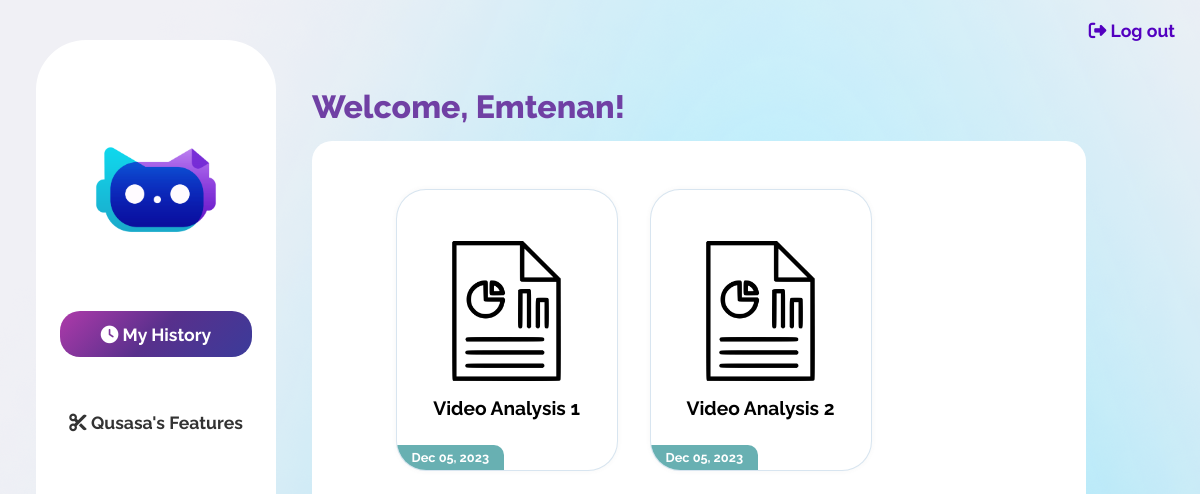
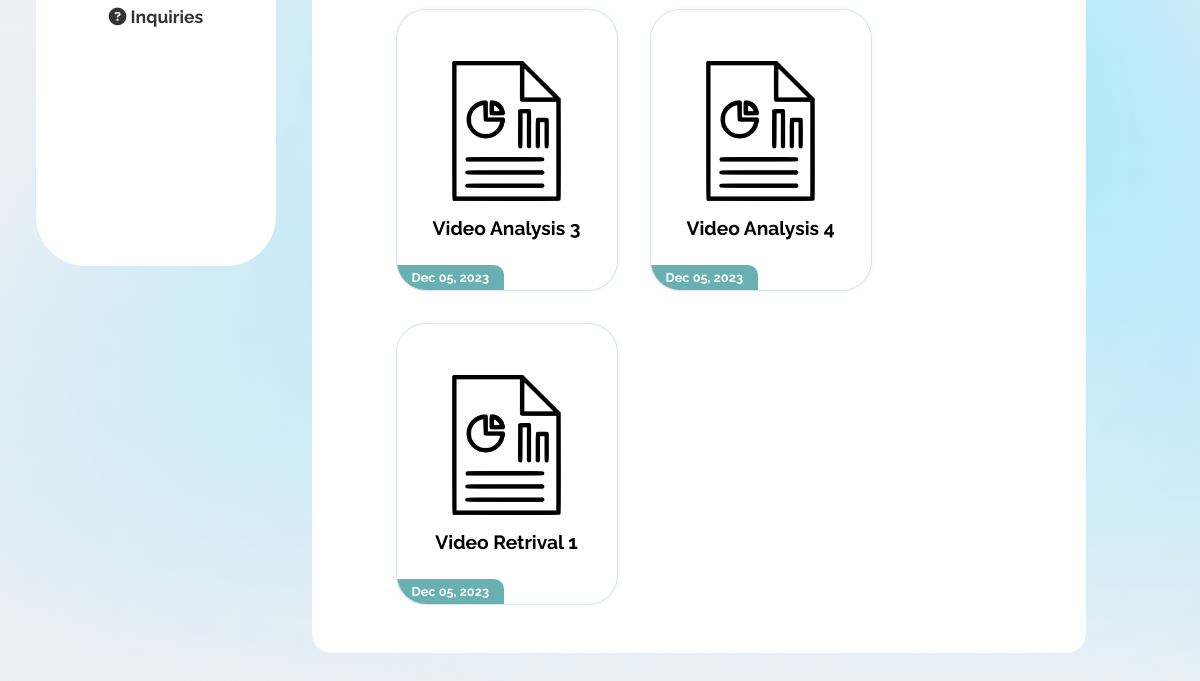
The page /base/ (signed in) on the database as committed earlier (2 pictures, top to bottom).
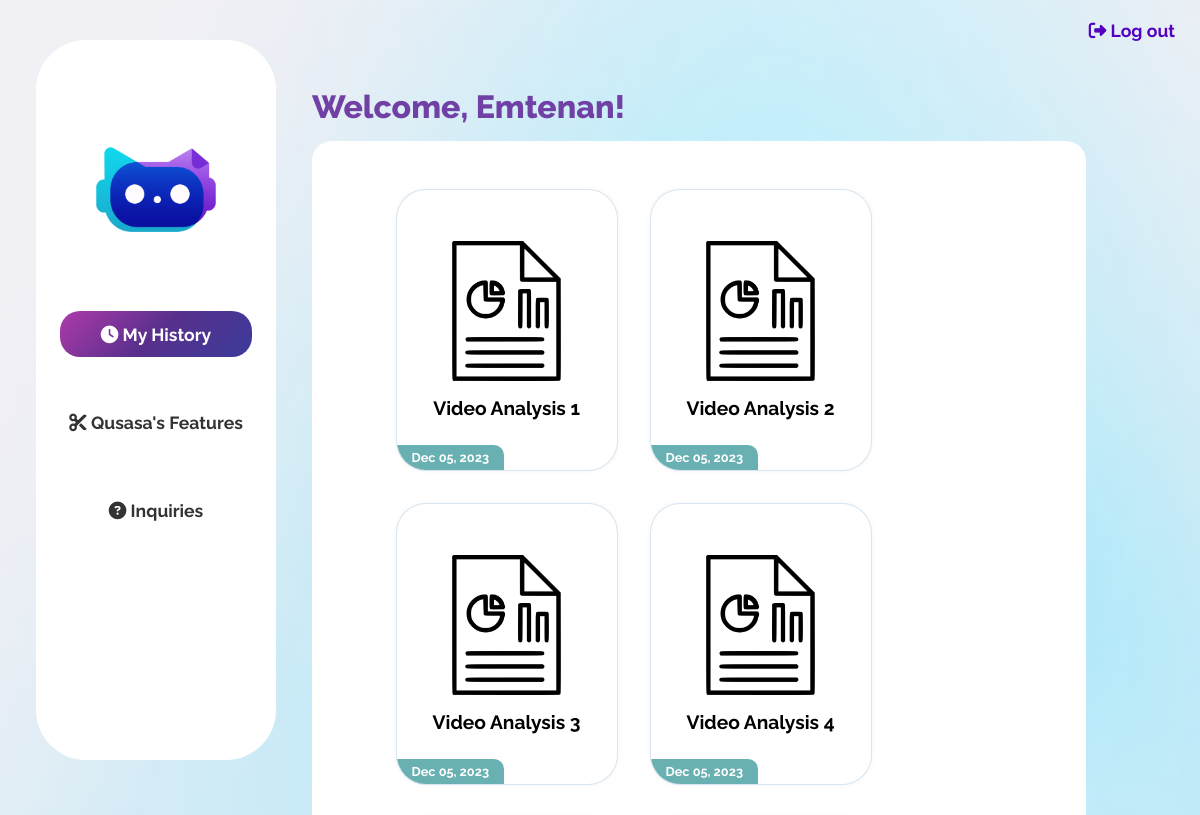
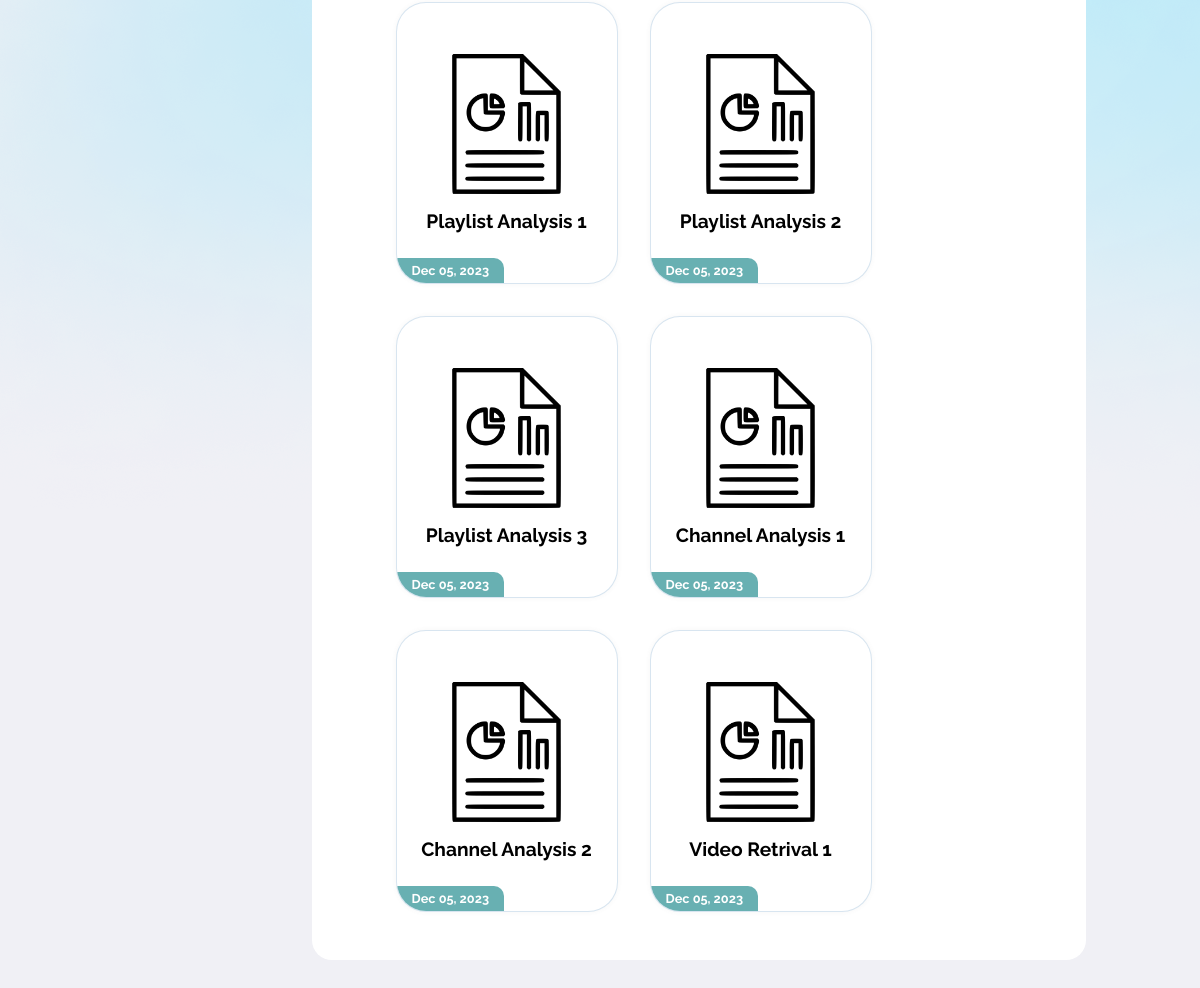
The same page on the database as committed later (2 pictures, top to bottom).
### qusasa/models.py (models this page shows, shortened)
class VideoAnalysisHistory(models.Model):
    user = models.ForeignKey(settings.AUTH_USER_MODEL, on_delete=models.CASCADE)
    video_url = models.URLField(max_length=2048)
    created_at = models.DateTimeField(auto_now_add=True)

class VideoRetrievingHistory(models.Model):
    user = models.ForeignKey(settings.AUTH_USER_MODEL, on_delete=models.CASCADE)
    search_query = models.CharField(max_length=1024)
    order = models.CharField(max_length=100)
    region_code = models.CharField(max_length=100)
    language = models.CharField(max_length=100)
    num_of_videos = models.IntegerField()
    created_at = models.DateTimeField(auto_now_add=True)

class PlaylistAnalysisHistory(models.Model):
    user = models.ForeignKey(settings.AUTH_USER_MODEL, on_delete=models.CASCADE)
    playlist_url = models.URLField(max_length=2048)
    created_at = models.DateTimeField(auto_now_add=True)

class ChannelAnalysisHistory(models.Model):
    user = models.ForeignKey(settings.AUTH_USER_MODEL, on_delete=models.CASCADE)
    channel_url = models.URLField(max_length=2048)
    created_at = models.DateTimeField(auto_now_add=True)

### qusasa/views.py (the view)
    def wrap(request, *args, **kwargs):
        if request.user.is_verified:
            return function(request, *args, **kwargs)
        else:
            return redirect('confirm_email')

### qusasa/backend.py (called while the page is built)
    def get_user(self, user_id):
        UserModel = get_user_model()
        try:
            return UserModel.objects.get(pk=user_id)
        except UserModel.DoesNotExist:
            return None

### qusasa/views.py (called while the page is built)
def email_verified_required(function):
    def wrap(request, *args, **kwargs):
        if request.user.is_verified:
            return function(request, *args, **kwargs)
        else:
            return redirect('confirm_email')
    return wrap

### qusasa/templates/qusasa/base.html (shortened to what this page needs)
{% load static %}
<!DOCTYPE html>
<html lang="en">
<head>
    <link rel="stylesheet" href="{% static 'qusasa/css/base.css' %}">
    <link rel="stylesheet" href="{% static 'qusasa/css/cards.css' %}" />
</head>
<body>
    <a class="log-out" href="{% url 'logout' %}"><i class="fa-solid fa-right-from-bracket"></i>  Log out</a>
    {% include 'side_nav.html' %}
    <div class="content">
        <div class="welcome">
            Welcome, {{ user.first_name }}!
        </div>
        <div class="history">
            <div class="cards">
                {% if video_histories.exists or topic_histories.exists or playlist_histories.exists or channel_histories.exists or video_retrieving_histories.exists or competitive_histories.exists %}
                    {% for history in video_histories %}
                    <article class="card">
                        <a href="{% url 'video_analysis_detail' history.id %}">
                        <header class="card__thumb">
                            <img src="{% static 'qusasa/images/report.png' %}"/>
                            <div class="feature-name">
                                    Video Analysis {{ forloop.counter }}
                            </div>
                        </header>
                        <div class="card__body">
                            <div class="card__category youtube">{{ history.created_at|date:"M d, Y" }}</div>
                        </div>
                    </a>
                    </article>
                    {% endfor %}
                    {% for history in playlist_histories %}
                    <article class="card">
                        <a href="{% url 'playlist_analysis_detail' history.id %}">
                        <header class="card__thumb">
                            <img src="{% static 'qusasa/images/report.png' %}"/>
                            <div class="feature-name">
                                    Playlist Analysis {{ forloop.counter }}
                            </div>
                        </header>
                        <div class="card__body">
                            <div class="card__category youtube">{{ history.created_at|date:"M d, Y" }}</div>
                        </div>
                    </a>
                    </article>
                    {% endfor %}
                    {% for history in channel_histories %}
                    <article class="card">
                        <a href="{% url 'channel_analysis_detail' history.id %}">
                        <header class="card__thumb">
                            <img src="{% static 'qusasa/images/report.png' %}"/>
                            <div class="feature-name">
                                    Channel Analysis {{ forloop.counter }}
                            </div>
                        </header>
                        <div class="card__body">
                            <div class="card__category youtube">{{ history.created_at|date:"M d, Y" }}</div>
                        </div>
                    </a>
                    </article>
                    {% endfor %}
                    {% for history in video_retrieving_histories %}
                    <article class="card">
                        <a href="{% url 'video_retriving_detail' history.id %}">
                        <header class="card__thumb">
                            <img src="{% static 'qusasa/images/report.png' %}"/>
                            <div class="feature-name">
                                    Video Retrival {{ forloop.counter }}
                            </div>
                        </header>
                        <div class="card__body">
                            <div class="card__category youtube">{{ history.created_at|date:"M d, Y" }}</div>
                        </div>
                    </a>
                    </article>
                    {% endfor %}
                {% endif %}
            </div>
        </div>
    </div>
</body>
</html>

Rows that differ between the two databases and show on the page:
added PlaylistAnalysisHistory: created_at "Dec 05, 2023"
added PlaylistAnalysisHistory: created_at "Dec 05, 2023"
added PlaylistAnalysisHistory: created_at "Dec 05, 2023"
added ChannelAnalysisHistory: created_at "Dec 05, 2023"
added ChannelAnalysisHistory: created_at "Dec 05, 2023"
